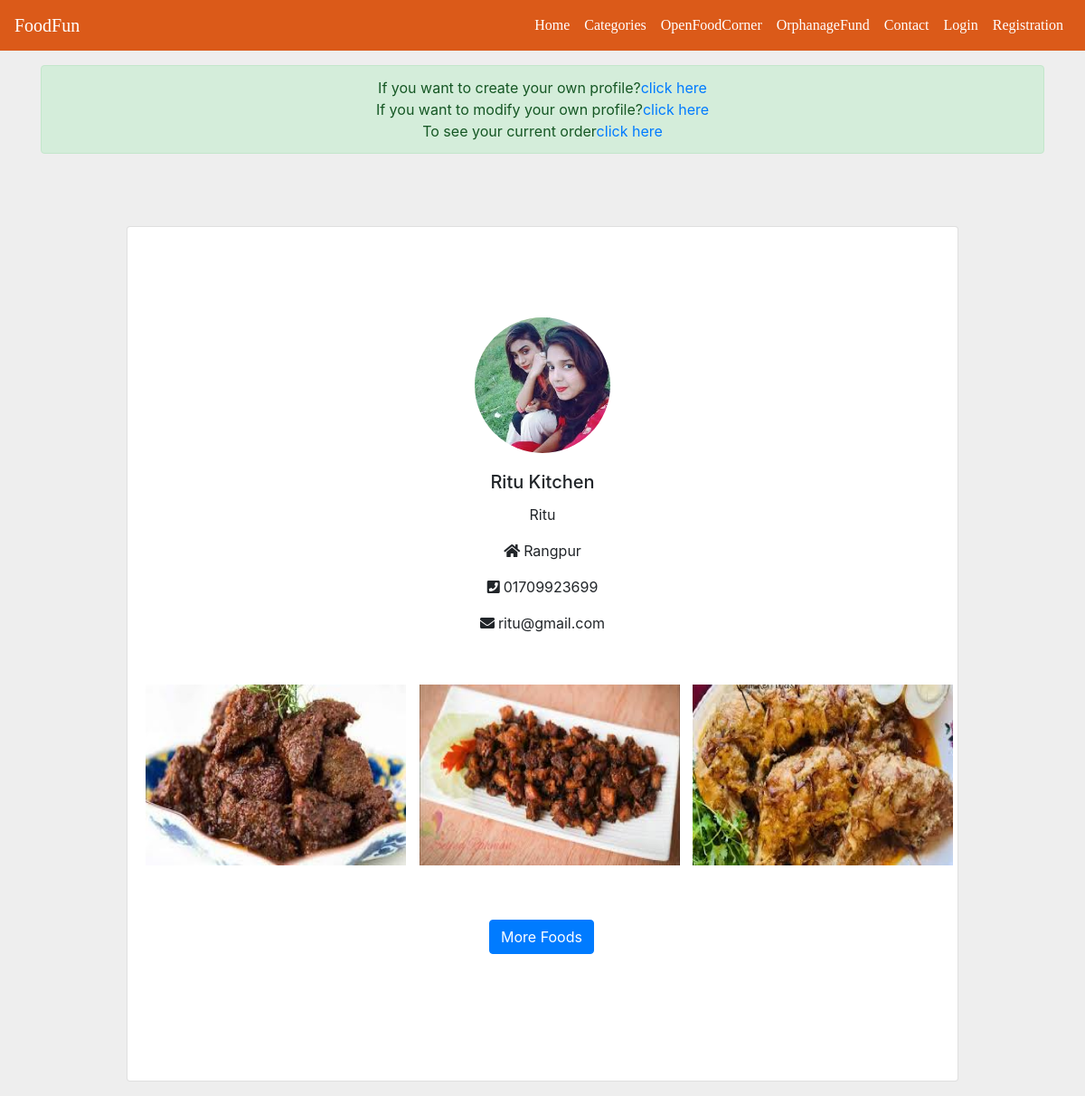
/Online_restaurant/Restuproject/pageOFC.php, run on the app's committed database.
### tables this page shows
CREATE TABLE IF NOT EXISTS `openfood` (
  `id` varchar(50) NOT NULL,
  `username` varchar(50) NOT NULL,
  `profileName` varchar(50) NOT NULL,
  `address` varchar(50) NOT NULL,
  `phnNo` varchar(50) NOT NULL,
  `email` varchar(50) NOT NULL,
  `profileImg` varchar(50) NOT NULL,
  `foodImg1` varchar(50) NOT NULL,
  `foodImg2` varchar(50) NOT NULL,
  `foodImg3` varchar(50) NOT NULL,
  `password` varchar(30) DEFAULT NULL
);

### Online_restaurant/Restuproject/pageOFC.php (the view, shortened to what this page needs)
<!DOCTYPE html>
<html lang="en" dir="ltr">
  <head>
    <link rel="stylesheet" href="https://maxcdn.bootstrapcdn.com/bootstrap/4.0.0/css/bootstrap.min.css">
    <link rel="stylesheet" href="https://use.fontawesome.com/releases/v5.0.8/css/all.css">
    <link rel="stylesheet" href="css/OFC.css">
  </head>
  <body style="  background-color: #eee;">
    <?php require('navbar2.php'); ?>
<div class="container">
  <div class="">
        <div class="alert alert-success text-center mt-3">If you want to create your own profile?<a href="OFCregform.php">click here</a><br>
       If you want to modify your own profile?<a href="OFClogin.php">click here</a><br>
       To see your current order<a href="ofcorder.php">click here</a>
     </div><br>
  </div>
  <?php
  $servername = 'localhost';
  $username='root';
  $password='';
  $dbname='restaurantdb';
  $con=mysqli_connect($servername, $username, $password, $dbname);
   ?>
  <div class="row">
    <?php
        $display="select * from openfood";
        $querydisplay=mysqli_query($con,$display);
        while($result=mysqli_fetch_array($querydisplay))
        {
          ?>
    <div class="col-lg-1">
    </div>
      <div class="col-lg-10 mt-3 mb-3">
        <div class="card mt-4">
      <img class="pimg " src="<?php echo $result['profileImg']; ?>" alt="Card image cap">
       <div class="card-body">
      <h5 class="card-title text-center"><?php echo $result['profileName']; ?></h5>
      <p class=" text-center"><?php echo $result['username']; ?></p>
      <p class=" text-center"><i class="fas fa-home mr-1"></i><?php echo $result['address']; ?></p>
      <p class=" text-center"><i class="fas fa-phone-square mr-1 "></i><?php echo $result['phnNo']; ?></p>
      <p class=" text-center"><i class="fas fa-envelope mr-1 "></i><?php echo $result['email']; ?></p>
      <div class="row">
        <div class="col-lg-4">
          <img src="<?php echo $result['foodImg1']; ?>" alt="" class="banner" >
        </div>
        <div class="col-lg-4">
          <img src="<?php echo $result['foodImg2']; ?>" alt="" class="banner">
        </div>
        <div class="col-lg-4">
          <img src="<?php echo $result['foodImg3']; ?>" alt="" class="banner">
        </div>
      </div>
    </div>
  <form class="" action="OFCfood.php" method="post">
     <input type="submit" class="btn btn-primary button1"name="morefoods" value="More Foods">
  </form>
      </div>
      </div>
        <div class="col-lg-1">
        </div>
        <?php
      }
   ?>
  </div>
</div>
  </body>
</html>

### Online_restaurant/Restuproject/css/OFC.css (style rules this page uses)
.banner { height: 200px; width: 288px; margin-top:40px; margin-bottom: 40px; }
.pimg { height: 150px; width: 150px; border-radius: 100%; margin-top: 100px; margin-left: auto; margin-right: auto; }
.button1 { margin-left:400px; margin-bottom: 140px;; }

### data on the page
openfood: profileImg (picture), profileName "Ritu Kitchen", username "Ritu", address "Rangpur", phnNo "01709923699", email "ritu@gmail.com", foodImg1 (picture), foodImg2 (picture), foodImg3 (picture)
